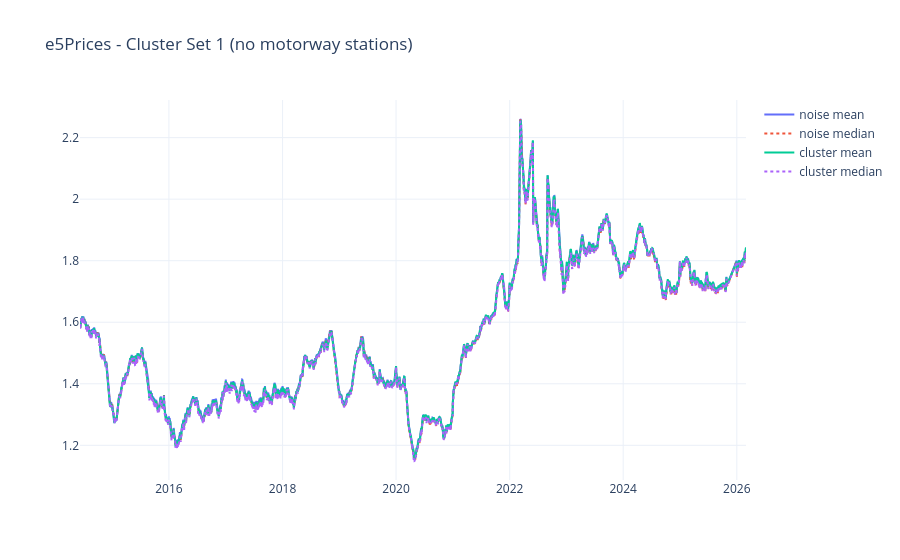
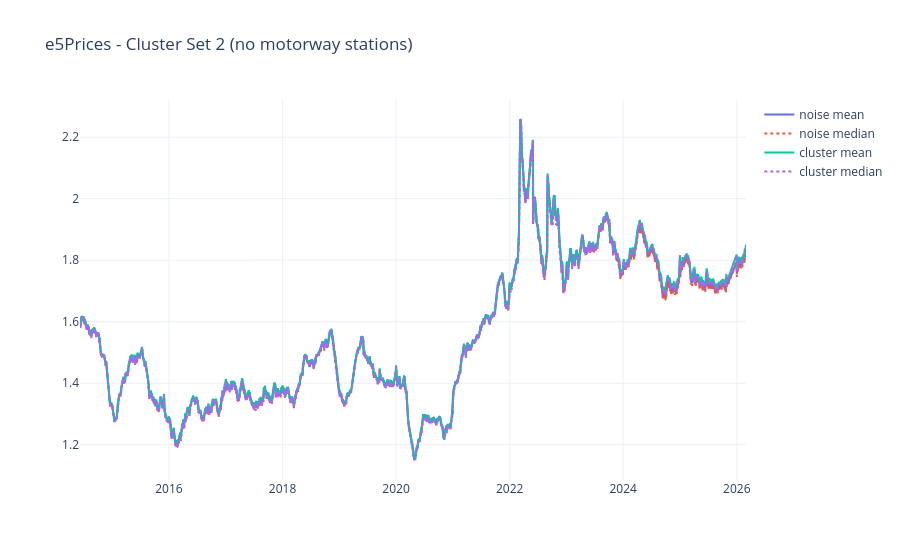

Notebook code cell kept with these figures, in order:
### Markdown cell above
Now we will plot and compare the cleaned data from both cluster sets.

### Code cell
fig_diesel_clean_esp1 = plot_cluster_prices(
    parquet_files,
    OUTPUT_ROOT + f"\\stations_clusters_eps{eps1}_min_samples{min_samples1}.csv",
    fuel = FUEL_TYPE,
    motorway_df=motorway_stations,
    title = FUEL_TYPE + "Prices - Cluster Set 1 (no motorway stations)"
) 

fig_diesel_clean_esp2 = plot_cluster_prices(
    parquet_files,
    OUTPUT_ROOT + f"\\stations_clusters_eps{eps2}_min_samples{min_samples2}.csv",
    fuel = FUEL_TYPE,
    motorway_df=motorway_stations,
    title = FUEL_TYPE + "Prices - Cluster Set 2 (no motorway stations)"
)   



fig_diesel_clean_esp1.show()
fig_diesel_clean_esp2.show()

### Figure 1 — Plotly figure (JSON) as saved in the notebook; plotly's stock layout.template omitted (floating-point values rounded to 4 significant figures; data arrays with more than 128 entries replaced by an {"elided": "..."} marker saying what was removed)
{"data": [{"mode": "lines", "name": "noise mean", "type": "scatter", "x": {"elided": "4220 str values"}, "y": {"elided": "4220 float values"}}, {"line": {"dash": "dot"}, "mode": "lines", "name": "noise median", "type": "scatter", "x": {"elided": "4220 str values"}, "y": {"elided": "4220 float values"}}, {"mode": "lines", "name": "cluster mean", "type": "scatter", "x": {"elided": "4220 str values"}, "y": {"elided": "4220 float values"}}, {"line": {"dash": "dot"}, "mode": "lines", "name": "cluster median", "type": "scatter", "x": {"elided": "4220 str values"}, "y": {"elided": "4220 float values"}}], "layout": {"hovermode": "x unified", "title": {"text": "e5Prices - Cluster Set 1 (no motorway stations)"}}}

### Figure 2 — Plotly figure (JSON) as saved in the notebook; plotly's stock layout.template omitted (floating-point values rounded to 4 significant figures; data arrays with more than 128 entries replaced by an {"elided": "..."} marker saying what was removed)
{"data": [{"mode": "lines", "name": "noise mean", "type": "scatter", "x": {"elided": "4220 str values"}, "y": {"elided": "4220 float values"}}, {"line": {"dash": "dot"}, "mode": "lines", "name": "noise median", "type": "scatter", "x": {"elided": "4220 str values"}, "y": {"elided": "4220 float values"}}, {"mode": "lines", "name": "cluster mean", "type": "scatter", "x": {"elided": "4220 str values"}, "y": {"elided": "4220 float values"}}, {"line": {"dash": "dot"}, "mode": "lines", "name": "cluster median", "type": "scatter", "x": {"elided": "4220 str values"}, "y": {"elided": "4220 float values"}}], "layout": {"hovermode": "x unified", "title": {"text": "e5Prices - Cluster Set 2 (no motorway stations)"}}}
